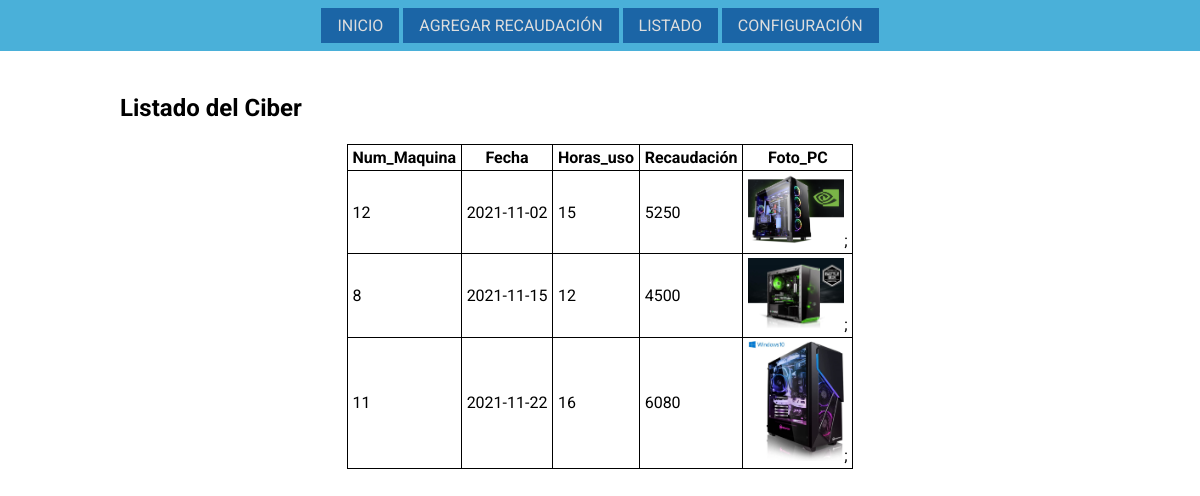
/CamposNestorNazaret36/php/listar-ciber.php, run on the app's committed database.
### tables this page shows
CREATE TABLE `ciber` (
  `id` int(11) NOT NULL,
  `nro_maquina` int(11) NOT NULL,
  `fecha` date NOT NULL,
  `horas_uso` smallint(6) NOT NULL,
  `recaudacion` float NOT NULL,
  `foto_pc` varchar(64) DEFAULT NULL
);

### CamposNestorNazaret36/php/listar-ciber.php (the view, shortened to what this page needs)
<main>
    <section>
        <article>
            <?php
                $conexion = conectar();
                $consulta = 'SELECT * FROM ciber ';
                $q = mysqli_query($conexion, $consulta);
                if ($q){
                    if (mysqli_num_rows($q)) {
                        ?>
                            <h2>Listado del Ciber</h2>
                            <table>
                                <tr>
                                    <th>Num_Maquina</th>
                                    <th>Fecha</th>
                                    <th>Horas_uso</th>
                                    <th>Recaudación</th>
                                    <th>Foto_PC</th>
                                </tr>
                        <?php
                        while ($fila = mysqli_fetch_array($q)) {
                            ?>
                            <tr>
                                <td><?php echo $fila['nro_maquina']; ?></td>
                                <td><?php echo $fila['fecha']; ?></td>
                                <td><?php echo $fila['horas_uso']; ?></td>
                                <td><?php echo $fila['recaudacion']; ?></td>
                                <td>
                                        <figure>
                                            <?php
                                                if  (!empty($fila['foto_pc'])) {
                                                    ?>
                                                        <img src="../imagenes/<?php echo $fila['foto_pc'];?>" alt="Foto de la computadora">;
                                                    <?php
                                                }
                                            ?>
                                        </figure>
                                </td>
                            </tr>
                        <?php
                        }
                        echo  '</table>';
                    } else {
                        echo '<p>No Se Encontraron Datos</p>';
                        header ('refresh:5; url=../index.php');
                    }
                } else {
                    echo '<p>Error en la consulta</p>';
                }
            ?>
        </article>
    </section>
</main>

### CamposNestorNazaret36/css/estilo.css (style rules this page uses)
* { margin: 0px auto; padding: 0px; }
body { font-family: 'Roboto', sans-serif; }
h2 { margin-top: 1.8em; margin-bottom: 0.9em; }
nav { background-color: #4AB0D9; }
nav ul { list-style: none; text-align: center; }
nav ul li { display: inline-block; height: min-content; margin: 1em 0em; }
nav a { padding: 0.5em 1em; text-decoration: none; color: #DDD; text-transform: uppercase; background-color: #1B65A6; }
main { margin: auto; width: 80%; margin-top: 2em; }
table { border-collapse: collapse; }
th, td { border: 1px solid black; padding: .2em .3em; }
table img { width: 6em; }

### data on the page
ciber: nro_maquina "12", fecha "2021-11-02", horas_uso "15", recaudacion "5250", foto_pc (picture)
ciber: nro_maquina "8", fecha "2021-11-15", horas_uso "12", recaudacion "4500", foto_pc (picture)
ciber: nro_maquina "11", fecha "2021-11-22", horas_uso "16", recaudacion "6080", foto_pc (picture)
